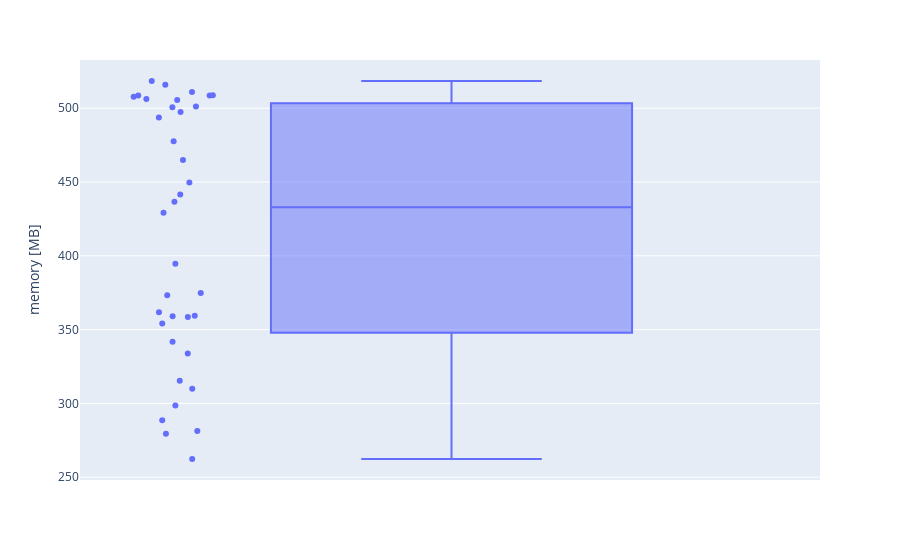

Notebook source saved alongside this figure:
### Code cell
px.box(new_df, y="mem", points="all", labels={"mem": "memory [MB]"})

### Figure 1 — Plotly figure (JSON) as saved in the notebook; plotly's stock layout.template omitted (floating-point values rounded to 4 significant figures)
{"data": [{"alignmentgroup": "True", "boxpoints": "all", "hovertemplate": "memory [MB]=%{y}<extra></extra>", "legendgroup": "", "marker": {"color": "#636efa"}, "name": "", "notched": false, "offsetgroup": "", "orientation": "v", "showlegend": false, "type": "box", "x0": " ", "xaxis": "x", "y": [262.3, 279.5, 281.3, 288.6, 298.7, 315.4, 309.9, 333.7, 341.7, 359.1, 358.5, 361.7, 373.3, 354.1, 359.5, 374.9, 394.7, 429.2, 441.6, 436.7, 449.7, 464.9, 477.6, 493.7, 500.6, 506.2, 501.2, 508.8, 508.6, 507.7, 515.9, 518.4, 510.9, 508.5, 505.6, 497.3], "y0": " ", "yaxis": "y"}], "layout": {"autosize": true, "boxmode": "group", "legend": {"tracegroupgap": 0}, "margin": {"t": 60}, "xaxis": {"anchor": "y", "autorange": true, "domain": [0, 1], "range": [-0.5023, 0.5], "type": "category"}, "yaxis": {"anchor": "x", "autorange": true, "domain": [0, 1], "range": [248.1, 532.6], "title": {"text": "memory [MB]"}, "type": "linear"}}}
